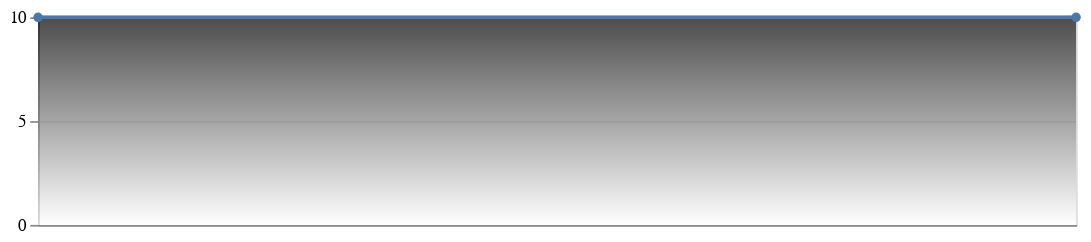

Specify this chart in Vega-Lite:
### Vega-Lite specification from a JSON file in a GitHub repository (floating-point values rounded to 4 significant figures)
{"$schema": "https://vega.github.io/schema/vega-lite/v5.6.1.json", "config": {"view": {"continuousHeight": 300, "continuousWidth": 300}}, "data": {"name": "data-f0667bcdba1e8aa38318ba8467536697"}, "datasets": {"data-f0667bcdba1e8aa38318ba8467536697": [{"id": 1, "formattingScorePercent": 10, "codestyleScore": 16, "typingScore": 24, "totalFilesBlackProcessed": 0, "numBlackViolations": 0, "score": 50}, {"id": 2, "formattingScorePercent": 10, "codestyleScore": 16, "typingScore": 24, "totalFilesBlackProcessed": 0, "numBlackViolations": 0, "score": 50}]}, "height": 120, "layer": [{"encoding": {"x": {"axis": {"labels": false}, "field": "id", "title": null, "type": "quantitative"}, "y": {"field": "formattingScorePercent", "scale": {"zero": false}, "title": null, "type": "quantitative"}}, "mark": {"color": {"gradient": "linear", "stops": [{"color": "white", "offset": 0}, {"color": "black", "offset": 1}], "x1": 1, "x2": 1, "y1": 1, "y2": 0}, "line": {"color": "lightgrey"}, "point": true, "type": "area"}}, {"encoding": {"color": {"field": "degree", "legend": null, "type": "nominal"}, "x": {"axis": {"labels": false}, "field": "id", "title": null, "type": "quantitative"}, "y": {"field": "formattingScorePercent", "scale": {"zero": false}, "title": null, "type": "quantitative"}}, "mark": {"type": "line"}, "transform": [{"as": ["id", "1"], "method": "poly", "on": "id", "order": 1, "regression": "formattingScorePercent"}, {"as": ["degree", "formattingScorePercent"], "fold": ["1"]}]}, {"encoding": {"color": {"field": "degree", "legend": null, "type": "nominal"}, "x": {"field": "id", "title": null, "type": "quantitative", "axis": {"grid": false, "labels": false, "ticks": false}}, "y": {"field": "formattingScorePercent", "scale": {"zero": false}, "title": null, "type": "quantitative"}}, "mark": {"type": "line"}, "transform": [{"as": ["id", "3"], "method": "poly", "on": "id", "order": 3, "regression": "formattingScorePercent"}, {"as": ["degree", "formattingScorePercent"], "fold": ["3"]}]}], "width": 600}
